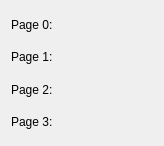
<?xml version="1.0" encoding="UTF-8"?>
<ui version="4.0">
 <class>MemoryPagesWidget</class>
 <widget class="QWidget" name="MemoryPagesWidget">
  <property name="geometry">
   <rect>
    <x>0</x>
    <y>0</y>
    <width>164</width>
    <height>146</height>
   </rect>
  </property>
  <property name="minimumSize">
   <size>
    <width>164</width>
    <height>146</height>
   </size>
  </property>
  <property name="maximumSize">
   <size>
    <width>164</width>
    <height>146</height>
   </size>
  </property>
  <property name="windowTitle">
   <string>Form</string>
  </property>
  <layout class="QHBoxLayout" name="horizontalLayout">
   <item>
    <layout class="QVBoxLayout" name="verticalLayout">
     <item>
      <layout class="QHBoxLayout" name="line_0_hotizontal_layout">
       <item>
        <widget class="QLabel" name="page_0_title_label">
         <property name="minimumSize">
          <size>
           <width>48</width>
           <height>0</height>
          </size>
         </property>
         <property name="text">
          <string>Page 0:</string>
         </property>
        </widget>
       </item>
       <item>
        <widget class="QClickableLabel" name="page_0_value_label">
         <property name="minimumSize">
          <size>
           <width>60</width>
           <height>0</height>
          </size>
         </property>
         <property name="text">
          <string>&lt;Page0&gt;</string>
         </property>
        </widget>
       </item>
       <item>
        <spacer name="page_0_spacer">
         <property name="orientation">
          <enum>Qt::Horizontal</enum>
         </property>
         <property name="sizeHint" stdset="0">
          <size>
           <width>40</width>
           <height>20</height>
          </size>
         </property>
        </spacer>
       </item>
      </layout>
     </item>
     <item>
      <layout class="QHBoxLayout" name="line_1_horizontal_layout">
       <item>
        <widget class="QLabel" name="page_1_title_label">
         <property name="minimumSize">
          <size>
           <width>48</width>
           <height>0</height>
          </size>
         </property>
         <property name="text">
          <string>Page 1:</string>
         </property>
        </widget>
       </item>
       <item>
        <widget class="QClickableLabel" name="page_1_value_label">
         <property name="minimumSize">
          <size>
           <width>60</width>
           <height>0</height>
          </size>
         </property>
         <property name="text">
          <string>&lt;Page1&gt;</string>
         </property>
        </widget>
       </item>
       <item>
        <spacer name="page_1_spacer">
         <property name="orientation">
          <enum>Qt::Horizontal</enum>
         </property>
         <property name="sizeHint" stdset="0">
          <size>
           <width>40</width>
           <height>20</height>
          </size>
         </property>
        </spacer>
       </item>
      </layout>
     </item>
     <item>
      <layout class="QHBoxLayout" name="line_2_horizontal_layout">
       <item>
        <widget class="QLabel" name="page_2_title_label">
         <property name="minimumSize">
          <size>
           <width>48</width>
           <height>0</height>
          </size>
         </property>
         <property name="text">
          <string>Page 2:</string>
         </property>
        </widget>
       </item>
       <item>
        <widget class="QClickableLabel" name="page_2_value_label">
         <property name="minimumSize">
          <size>
           <width>60</width>
           <height>0</height>
          </size>
         </property>
         <property name="text">
          <string>&lt;Page2&gt;</string>
         </property>
        </widget>
       </item>
       <item>
        <spacer name="page_2_spacer">
         <property name="orientation">
          <enum>Qt::Horizontal</enum>
         </property>
         <property name="sizeHint" stdset="0">
          <size>
           <width>40</width>
           <height>20</height>
          </size>
         </property>
        </spacer>
       </item>
      </layout>
     </item>
     <item>
      <layout class="QHBoxLayout" name="line_3_horizontal_layout">
       <item>
        <widget class="QLabel" name="page_3_title_label">
         <property name="minimumSize">
          <size>
           <width>48</width>
           <height>0</height>
          </size>
         </property>
         <property name="text">
          <string>Page 3:</string>
         </property>
        </widget>
       </item>
       <item>
        <widget class="QClickableLabel" name="page_3_value_label">
         <property name="minimumSize">
          <size>
           <width>60</width>
           <height>0</height>
          </size>
         </property>
         <property name="text">
          <string>&lt;Page3&gt;</string>
         </property>
        </widget>
       </item>
       <item>
        <spacer name="page_3_spacer">
         <property name="orientation">
          <enum>Qt::Horizontal</enum>
         </property>
         <property name="sizeHint" stdset="0">
          <size>
           <width>40</width>
           <height>20</height>
          </size>
         </property>
        </spacer>
       </item>
      </layout>
     </item>
    </layout>
   </item>
  </layout>
 </widget>
 <customwidgets>
  <customwidget>
   <class>QClickableLabel</class>
   <extends>QLabel</extends>
   <header>common/widgets/qclickablelabel.h</header>
  </customwidget>
 </customwidgets>
 <resources/>
 <connections/>
</ui>
